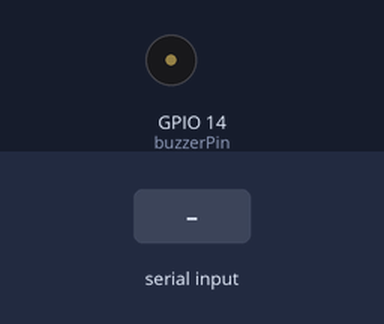
A sketch run on a simulated ESP8266 (NodeMCU). Parts: buzzer (waves = sounding). The inputs (shaded band) are chosen by the test bench.

Above: at 1.2 s.
1.3 s: "2" received over Serial
At 1.49 s:
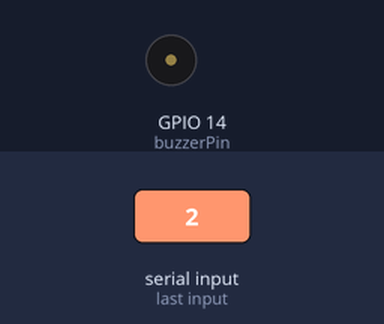
7.3 s: "1" received over Serial
At 7.9 s:
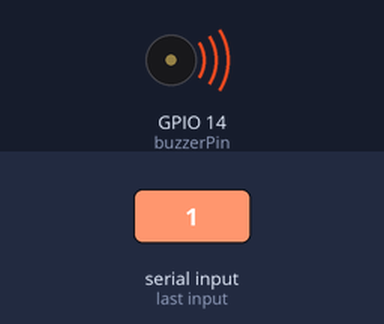
Timing chart, 0 to 14.8 s (numbered marks = the images above; inputs shaded):
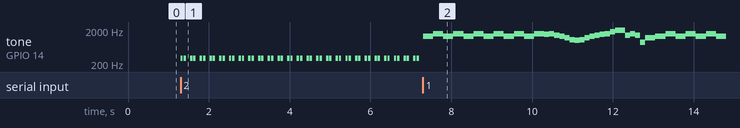

The sketch:

ReceptorESP8266.ino
```cpp
#include <ESP8266WiFi.h>
#include <espnow.h>

#include "pitches.h"

struct PacketData
{
  byte xAxisValue;
  byte yAxisValue;
  byte switchPressed;
};
PacketData receiverData;

const int buzzerPin = 14; //for Arduino Microcontroller
bool throttleAndSteeringMode = false;

void beep(int note, int duration){
  tone(buzzerPin, note, duration);
  delay(duration);
  noTone(buzzerPin);
}

void OnDataRecv( uint8_t *mac_addr,  uint8_t *data, uint8_t data_len){
  // Procesa los datos recibidos aquí
  if (data_len == 0)
  {
    return;
  }
  memcpy(&receiverData, data, sizeof(receiverData));
  String inputData ;
   inputData = receiverData.xAxisValue;
  Serial.print(inputData);
  Serial.print(" ");
  inputData = receiverData.yAxisValue;
  Serial.println(inputData);
}


void setup() {
  Serial.begin(115200);
  pinMode(buzzerPin, OUTPUT);
  // Inicializa WiFi
  WiFi.mode(WIFI_STA);


  // Inicializa ESP-NOW
  if (esp_now_init() != 0) {
    Serial.println("There was an error initializing ESP-NOW");
    return;
  }

  // Once the ESP-Now protocol is initialized, we will register the callback function
  // to be able to react when a package arrives in near to real time without pooling every loop.

}
int cancion = 0;
void loop() {
   esp_now_register_recv_cb(OnDataRecv);
  if (Serial.available() > 0) {
    cancion = Serial.read();
  }

switch (cancion){
  case 49:
  beep(NOTE_E6, 125);
  beep(NOTE_E6, 125);
  beep(NOTE_G6, 250);
  beep(NOTE_E6, 250);
  beep(NOTE_G6, 250);
  beep(NOTE_E6, 125);
  beep(NOTE_E6, 125);
  beep(NOTE_G6, 250);
  beep(NOTE_E6, 250);
  beep(NOTE_G6, 250);
   beep(NOTE_E6, 125);
  beep(NOTE_E6, 125);
  beep(NOTE_G6, 250);
  beep(NOTE_E6, 250);
  beep(NOTE_G6, 250);


  beep(NOTE_FS6, 125);
  beep(NOTE_G6, 125);
  beep(NOTE_F6, 125);
  beep(NOTE_E6, 125);
  beep(NOTE_D6, 125);
  beep(NOTE_C6, 125);
  beep(NOTE_B5, 125);

  beep(NOTE_C6, 125);
  beep(NOTE_D6, 125);
  beep(NOTE_E6, 125);
  beep(NOTE_F6, 125);
  beep(NOTE_FS6, 125);
  beep(NOTE_G6, 125);
  beep(NOTE_A6, 125);
  beep(NOTE_B6, 250);

  beep(NOTE_F6, 125);
  beep(NOTE_G6, 125);
  beep(NOTE_F6, 125);
  beep(NOTE_A5, 125);
  beep(NOTE_D6, 250);
  break;


  case 50:

  beep(NOTE_D4, 60);
  delay(20);
  beep(NOTE_D4, 60);
  delay(100);

  break;

  case 51:

  beep(NOTE_A4, 60);
  beep(NOTE_GS4, 60);
  delay(500);

  beep(NOTE_B4, 100);
  beep(NOTE_F5, 125);
  delay(20);
  beep(NOTE_F5, 125);
  beep(NOTE_F5, 125);
  beep(NOTE_E5, 125);
  beep(NOTE_D5, 125);
  beep(NOTE_E4, 125);
  beep(NOTE_G3, 125);
  beep(NOTE_E4, 125);
  beep(NOTE_C4, 250);


  break;

  case 52:

  beep(NOTE_G4, 125);
  beep(NOTE_C5, 125);
  beep(NOTE_E5, 125);
  beep(NOTE_G5, 125);
  beep(NOTE_C6, 125);
  beep(NOTE_E6, 250);

  beep(NOTE_G6, 250);
  beep(NOTE_E6, 200);

  beep(NOTE_GS4, 125);
  beep(NOTE_C5, 125);
  beep(NOTE_DS5, 125);
  beep(NOTE_GS5, 125);
  beep(NOTE_C6, 125);
  beep(NOTE_DS6, 250);

  beep(NOTE_GS6, 250);
  beep(NOTE_F6, 200);

  beep(NOTE_AS4, 125);
  beep(NOTE_D5, 125);
  beep(NOTE_F5, 125);
  beep(NOTE_CS6, 125);
  beep(NOTE_D6, 125);
  beep(NOTE_F6, 250);

  beep(NOTE_B6, 250);
  beep(NOTE_B6, 125);
  beep(NOTE_B6, 125);
  beep(NOTE_B6, 125);


  break;
}

}
```

pitches.h
```cpp
/*************************************************
 * Public Constants
 *************************************************/

#define NOTE_B0  31
#define NOTE_C1  33
#define NOTE_CS1 35
#define NOTE_D1  37
#define NOTE_DS1 39
#define NOTE_E1  41
#define NOTE_F1  44
#define NOTE_FS1 46
#define NOTE_G1  49
#define NOTE_GS1 52
#define NOTE_A1  55
#define NOTE_AS1 58
#define NOTE_B1  62
#define NOTE_C2  65
#define NOTE_CS2 69
#define NOTE_D2  73
#define NOTE_DS2 78
#define NOTE_E2  82
#define NOTE_F2  87
#define NOTE_FS2 93
#define NOTE_G2  98
#define NOTE_GS2 104
#define NOTE_A2  110
#define NOTE_AS2 117
#define NOTE_B2  123
#define NOTE_C3  131
#define NOTE_CS3 139
#define NOTE_D3  147
#define NOTE_DS3 156
#define NOTE_E3  165
#define NOTE_F3  175
#define NOTE_FS3 185
#define NOTE_G3  196
#define NOTE_GS3 208
#define NOTE_A3  220
#define NOTE_AS3 233
#define NOTE_B3  247
#define NOTE_C4  262
#define NOTE_CS4 277
#define NOTE_D4  294
#define NOTE_DS4 311
#define NOTE_E4  330
#define NOTE_F4  349
#define NOTE_FS4 370
#define NOTE_G4  392
#define NOTE_GS4 415
#define NOTE_A4  440
#define NOTE_AS4 466
#define NOTE_B4  494
#define NOTE_C5  523//DO
#define NOTE_CS5 554
#define NOTE_D5  587//RE
#define NOTE_DS5 622
#define NOTE_E5  659
#define NOTE_F5  698
#define NOTE_FS5 740
#define NOTE_G5  784
#define NOTE_GS5 831
#define NOTE_A5  880
#define NOTE_AS5 932
#define NOTE_B5  988
#define NOTE_C6  1047
#define NOTE_CS6 1109
#define NOTE_D6  1175
#define NOTE_DS6 1245
#define NOTE_E6  1319//MI
#define NOTE_F6  1397
#define NOTE_FS6 1480
#define NOTE_G6  1568
#define NOTE_GS6 1661
#define NOTE_A6  1760
#define NOTE_AS6 1865
#define NOTE_B6  1976
#define NOTE_C7  2093
#define NOTE_CS7 2217
#define NOTE_D7  2349
#define NOTE_DS7 2489
#define NOTE_E7  2637
#define NOTE_F7  2794
#define NOTE_FS7 2960
#define NOTE_G7  3136
#define NOTE_GS7 3322
#define NOTE_A7  3520
#define NOTE_AS7 3729
#define NOTE_B7  3951
#define NOTE_C8  4186
#define NOTE_CS8 4435
#define NOTE_D8  4699
#define NOTE_DS8 4978
```

Measured:
- after the input at 1.3 s, tone on GPIO 14 (buzzerPin): silent → 294 Hz at once, then repeats every 0.24 s: silent 0.02 s, 294 Hz 0.06 s, silent 0.10 s, 294 Hz 0.06 s
